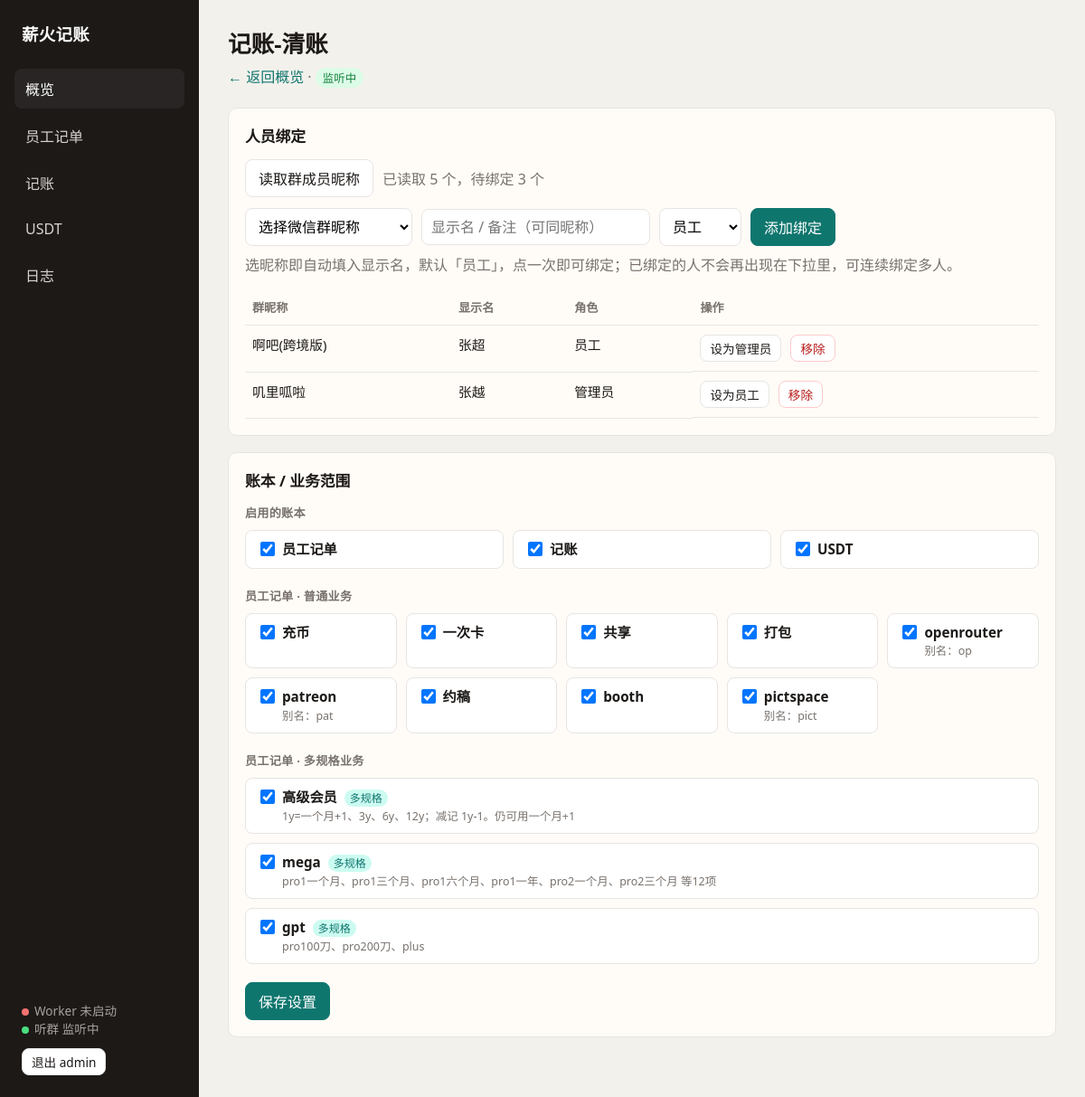
/panel/rooms/19/ (signed in), run on the app's committed database.
### apps/chatrooms/models.py (models this page shows, shortened)
class ChatRoom(models.Model):
    name = models.CharField("群名称", max_length=128, unique=True)
    alias = models.CharField("别名", max_length=128, blank=True, default="")
    enabled = models.BooleanField("启用监听", default=True)
    strict_prefix = models.BooleanField("严格前缀", default=True)
    default_currency = models.CharField(max_length=4, default="CNY")
    last_seen_at = models.DateTimeField(null=True, blank=True)
    created_at = models.DateTimeField(auto_now_add=True)
    updated_at = models.DateTimeField(auto_now=True)
    class Meta:
        verbose_name = "聊天群"
        verbose_name_plural = verbose_name

class SenderBinding(models.Model):
    class Role(models.TextChoices):
        STAFF = "staff", "员工"
        ADMIN = "admin", "管理员"
        FINANCE = "finance", "财务/组长"
    chat_room = models.ForeignKey(
        ChatRoom, on_delete=models.CASCADE, related_name="bindings"
    )
    sender_display_name = models.CharField("群内显示名", max_length=128)
    employee = models.ForeignKey(
        Employee, on_delete=models.CASCADE, related_name="bindings"
    )
    role = models.CharField(
        max_length=16, choices=Role.choices, default=Role.STAFF, verbose_name="本群角色"
    )
    valid_from = models.DateTimeField(null=True, blank=True)
    valid_to = models.DateTimeField(null=True, blank=True)
    active = models.BooleanField(default=True)
    created_at = models.DateTimeField(auto_now_add=True)
    class Meta:
        verbose_name = "发送人绑定"
        verbose_name_plural = verbose_name
        constraints = [
            models.UniqueConstraint(
                fields=["chat_room", "sender_display_name"],
                condition=models.Q(active=True),
                name="uniq_active_sender_binding",
            )
        ]

class Employee(models.Model):
    class Role(models.TextChoices):
        STAFF = "staff", "员工"
        ADMIN = "admin", "管理员"
        FINANCE = "finance", "财务/组长"
    employee_code = models.CharField("员工编号", max_length=32, unique=True)
    display_name = models.CharField("显示名", max_length=64)
    role = models.CharField(max_length=16, choices=Role.choices, default=Role.STAFF)
    enabled = models.BooleanField(default=True)
    created_at = models.DateTimeField(auto_now_add=True)
    updated_at = models.DateTimeField(auto_now=True)
    class Meta:
        verbose_name = "员工"
        verbose_name_plural = verbose_name

### apps/rules/models.py (models this page shows, shortened)
class StaffBizRoomScope(models.Model):
    chat_room = models.ForeignKey(
        "chatrooms.ChatRoom",
        on_delete=models.CASCADE,
        related_name="staff_biz_scopes",
        verbose_name="群",
    )
    biz_key = models.CharField("业务规范名", max_length=64, db_index=True)
    enabled = models.BooleanField("启用", default=True)
    created_at = models.DateTimeField(auto_now_add=True)
    updated_at = models.DateTimeField(auto_now=True)
    class Meta:
        verbose_name = "员工记单业务群绑定"
        verbose_name_plural = verbose_name
        constraints = [
            models.UniqueConstraint(
                fields=["chat_room", "biz_key"], name="uniq_staff_biz_room_scope"
            )
        ]
        ordering = ["chat_room_id", "biz_key"]

### apps/panel/views.py (the view)
# urls.py: path("rooms/<int:room_id>/", views.room_detail, name="room_detail"),
@login_required
def room_detail(request: HttpRequest, room_id: int) -> HttpResponse:
    from apps.chatrooms.models import ChatRoom
    from apps.panel import nick_store
    from apps.panel import services as svc
    room = get_object_or_404(ChatRoom, pk=room_id)
    settings_data = svc.load_room_settings(room.name)
    bindings = svc.list_bindings(room.name)
    all_nicks = nick_store.load_room_members(room.id)
    nicks = _unbound_nicks(all_nicks, bindings)
    return render(
        request,
        "panel/room_detail.html",
        _nav_ctx(
            room=room,
            bindings=bindings,
            settings=settings_data,
            nicks=nicks,
            nick_total=len(all_nicks),
        ),
    )

### apps/ledger/books.py (called while the page is built)
def _normalize_listening_names(listening_names: list[str] | None) -> list[str]:
    from gateway.chat_names import normalize_chat_name
    names: list[str] = []
    seen: set[str] = set()
    for raw in listening_names or []:
        name = normalize_chat_name(str(raw or "").strip()) or str(raw or "").strip()
        if not name or name in _SKIP_LISTEN_NAMES or name in seen:
            continue
        if "的聊天记录" in name or name.startswith("“") or name.startswith('"'):
            continue
        seen.add(name)
        names.append(name)
    return names

def _ensure_listening_rooms(listening_names: list[str] | None) -> list:
    from apps.chatrooms.models import ChatRoom
    rooms = []
    for name in _normalize_listening_names(listening_names):
        room, _ = ChatRoom.objects.get_or_create(
            name=name,
            defaults={
                "enabled": True,
                "strict_prefix": True,
                "alias": "听群同步",
            },
        )
        rooms.append(room)
    return rooms

### apps/ledger/staff_order_catalog.py (called while the page is built)
    @property
    def multi_sku(self) -> bool:
        return bool(self.skus)

    @property
    def label(self) -> str:
        if self.skus:
            preview = "、".join(self.skus[:4])
            more = f"…共{len(self.skus)}项" if len(self.skus) > 4 else ""
            return f"{self.key}｜多规格 {preview}{more}"
        if self.aliases:
            return f"{self.key}（{'、'.join(self.aliases)}）"
        return self.key

### apps/panel/nick_store.py (called while the page is built)
def _read() -> dict[str, list[str]]:
    try:
        if not _CACHE.exists():
            return {}
        raw = json.loads(_CACHE.read_text(encoding="utf-8"))
        if not isinstance(raw, dict):
            return {}
        out: dict[str, list[str]] = {}
        for k, v in raw.items():
            if isinstance(v, list):
                out[str(k)] = [str(x).strip() for x in v if str(x).strip()]
        return out
    except Exception:
        return {}

def load_room_members(room_id: int) -> list[str]:
    with _LOCK:
        data = _read()
    return list(data.get(str(int(room_id))) or [])

### apps/panel/services.py (called while the page is built, shortened)
def ensure_django() -> None:
    global _django_ready
    if _django_ready:
        return

### apps/panel/views.py (called while the page is built)
def _paused() -> bool:
    return PAUSE_FLAG.exists()

def _nav_ctx(**extra):
    ctx = {
        "paused": _paused(),
        "worker_running": _worker_running(),
        "book_labels": BOOK_LABELS,
    }
    ctx.update(extra)
    return ctx

### gateway/chat_names.py (called while the page is built)
def strip_member_count_suffix(name: str) -> str:
    return _MEMBER_COUNT_SUFFIX.sub("", (name or "").strip()).strip()

### templates/panel/room_detail.html (shortened to what this page needs)
{% extends "panel/base.html" %}
{% block content %}
<h1 class="page-title">{{ room.name }}</h1>
<p class="page-sub">
  <a href="{% url 'panel:home' %}">← 返回概览</a>
  ·
  <span class="badge {% if room.enabled %}on{% else %}off{% endif %}">{% if room.enabled %}监听中{% else %}已停用{% endif %}</span>
</p>
<div class="panel">
  <h2>人员绑定</h2>
  <div class="row" style="margin-bottom:12px">
    <form method="post" action="{% url 'panel:room_load_nicks' room.id %}">
      <button class="btn" type="submit">读取群成员昵称</button>
    </form>
    <span style="color:var(--muted)" id="nick-status">
      {% if nick_total %}已读取 {{ nick_total }} 个，待绑定 {{ nicks|length }} 个{% else %}请先读取群成员昵称{% endif %}
    </span>
  </div>
  <form method="post" action="{% url 'panel:binding_add' room.id %}" class="row" style="margin-bottom:16px" id="bind-form">
    <select name="nick" id="nick-select" required style="min-width:180px">
      <option value="">选择微信群昵称</option>
    </select>
    <input name="display" id="display-input" placeholder="显示名 / 备注（可同昵称）">
    <select name="role" id="role-select">
      <option value="staff">员工</option>
    </select>
    <button class="btn primary" type="submit" id="bind-submit">添加绑定</button>
  </form>
  <p class="muted" style="margin-top:-8px">选昵称即自动填入显示名，默认「员工」，点一次即可绑定；已绑定的人不会再出现在下拉里，可连续绑定多人。</p>
  <table>
    <thead><tr><th>群昵称</th><th>显示名</th><th>角色</th><th>操作</th></tr></thead>
    <tbody id="bind-tbody">
      {% for b in bindings %}
      <tr data-bind-id="{{ b.id }}">
        <td>{{ b.nick }}</td>
        <td>{{ b.display }}</td>
        <td>{{ b.role_label }}</td>
        <td class="row">
          <form method="post" action="{% url 'panel:binding_role' room.id %}">
            <button class="btn small" type="submit">设为{% if b.role == 'admin' %}员工{% else %}管理员{% endif %}</button>
          </form>
          <form method="post" action="{% url 'panel:binding_remove' room.id %}">
            <button class="btn small danger" type="submit">移除</button>
          </form>
        </td>
      </tr>
      {% empty %}
      <tr id="bind-empty"><td colspan="4">暂无绑定</td></tr>
      {% endfor %}
    </tbody>
  </table>
</div>
<div class="panel">
  <h2>账本 / 业务范围</h2>
  <form method="post" action="{% url 'panel:room_settings_save' room.id %}">
    <div class="settings-block">
      <div class="settings-label">启用的账本</div>
      <div class="check-grid check-grid-books">
        {% for b in settings.books %}
        <label class="check-item">
          <input type="checkbox" name="books" value="{{ b.book }}" {% if b.checked %}checked{% endif %}>
          <span class="check-text">
            <span class="check-title">{{ b.label }}</span>
          </span>
        </label>
        {% endfor %}
      </div>
    </div>
    <div class="settings-block">
      <div class="settings-label">员工记单 · 普通业务</div>
      <div class="check-grid check-grid-simple">
        {% for it in settings.biz_simple %}
        <label class="check-item">
          <input type="checkbox" name="biz_keys" value="{{ it.key }}" {% if it.checked %}checked{% endif %}>
          <span class="check-text">
            <span class="check-title">{{ it.title }}</span>
            {% if it.hint %}<span class="check-hint">{{ it.hint }}</span>{% endif %}
          </span>
        </label>
        {% empty %}
        <span class="check-empty">暂无</span>
        {% endfor %}
      </div>
    </div>
    <div class="settings-block">
      <div class="settings-label">员工记单 · 多规格业务</div>
      <div class="check-grid check-grid-multi">
        {% for it in settings.biz_multi %}
        <label class="check-item check-item-multi">
          <input type="checkbox" name="biz_keys" value="{{ it.key }}" {% if it.checked %}checked{% endif %}>
          <span class="check-text">
            <span class="check-title">{{ it.title }} <em>多规格</em></span>
            {% if it.hint %}<span class="check-hint">{{ it.hint }}</span>{% endif %}
          </span>
        </label>
        {% empty %}
        <span class="check-empty">暂无</span>
        {% endfor %}
      </div>
    </div>
    <button class="btn primary" type="submit">保存设置</button>
  </form>
</div>
{% endblock %}

### templates/panel/base.html (shortened to what this page needs)
{% load static %}
<!DOCTYPE html>
<html lang="zh-CN">
<head>
  <link rel="stylesheet" href="{% static 'panel/panel.css' %}">
</head>
<body>
{% if request.user.is_authenticated %}
<div class="layout">
  <aside class="nav">
    <div class="brand">薪火记账</div>
    <a href="{% url 'panel:home' %}" class="{% if request.resolver_match.url_name == 'home' or request.resolver_match.url_name == 'room_detail' %}active{% endif %}">概览</a>
    <a href="{% url 'panel:book' 'staff_order' %}" class="{% if book == 'staff_order' %}active{% endif %}">员工记单</a>
    <a href="{% url 'panel:book' 'ledger' %}" class="{% if book == 'ledger' %}active{% endif %}">记账</a>
    <a href="{% url 'panel:book' 'usdt' %}" class="{% if book == 'usdt' %}active{% endif %}">USDT</a>
    <a href="{% url 'panel:logs' %}" class="{% if request.resolver_match.url_name == 'logs' %}active{% endif %}">日志</a>
    <div class="meta">
      <div><span class="dot {% if worker_running %}on{% else %}off{% endif %}"></span>Worker {% if worker_running %}运行中{% else %}未启动{% endif %}</div>
      <div><span class="dot {% if not paused %}on{% else %}off{% endif %}"></span>听群 {% if paused %}已暂停{% else %}监听中{% endif %}</div>
      <form method="post" action="{% url 'panel:logout' %}" style="margin-top:12px">
        <button class="btn small" type="submit">退出 {{ request.user.username }}</button>
      </form>
    </div>
  </aside>
  <main class="main">
    {% block content %}{% endblock %}
  </main>
</div>
{% else %}
{% block body %}{% endblock %}
{% endif %}
</body>
</html>

### static/panel/panel.css (style rules this page uses)
:root { --bg: #f3f1ec; --surface: #fffcf7; --ink: #1c1917; --muted: #78716c; --line: #e7e5e4; --accent: #0f766e; --accent-2: #115e59; --danger: #b91c1c; --warn: #b45309; --ok: #15803d; --nav: #1c1917; --nav-text: #fafaf9; --radius: 10px; --font: "Segoe UI", "PingFang SC", "Microsoft YaHei", sans-serif; }
* { box-sizing: border-box; }
html, body { margin: 0; padding: 0; }
body { font-family: var(--font); background: var(--bg); color: var(--ink); min-height: 100vh; }
a { color: var(--accent); text-decoration: none; }
.layout { display: grid; grid-template-columns: 220px 1fr; min-height: 100vh; }
.nav { background: var(--nav); color: var(--nav-text); padding: 24px 16px; display: flex; flex-direction: column; gap: 8px; }
.nav .brand { font-size: 1.15rem; font-weight: 700; letter-spacing: 0.02em; margin-bottom: 18px; padding: 0 8px; }
.nav a { color: #d6d3d1; padding: 10px 12px; border-radius: 8px; text-decoration: none; }
.nav a:hover, .nav a.active { background: #292524; color: #fff; text-decoration: none; }
.nav .meta { margin-top: auto; padding: 12px 8px 0; font-size: 0.85rem; color: #a8a29e; }
.dot { display: inline-block; width: 8px; height: 8px; border-radius: 50%; margin-right: 6px; }
.dot.on { background: #4ade80; }
.dot.off { background: #f87171; }
.main { padding: 28px 32px 48px; }
.page-title { margin: 0 0 6px; font-size: 1.6rem; font-weight: 700; }
.page-sub { margin: 0 0 22px; color: var(--muted); }
.panel { background: var(--surface); border: 1px solid var(--line); border-radius: var(--radius); padding: 18px; margin-bottom: 18px; }
.panel h2 { margin: 0 0 14px; font-size: 1.05rem; }
.row { display: flex; flex-wrap: wrap; gap: 10px; align-items: center; }
.btn { appearance: none; border: 1px solid var(--line); background: #fff; color: var(--ink); border-radius: 8px; padding: 8px 14px; cursor: pointer; font: inherit; }
.btn.primary { background: var(--accent); border-color: var(--accent); color: #fff; }
.btn.danger { background: #fff; color: var(--danger); border-color: #fecaca; }
.btn.small { padding: 4px 10px; font-size: 0.85rem; }
input, select, textarea { font: inherit; border: 1px solid var(--line); border-radius: 8px; padding: 8px 10px; background: #fff; }
table { width: 100%; border-collapse: collapse; font-size: 0.92rem; }
th, td { text-align: left; padding: 10px 8px; border-bottom: 1px solid var(--line); vertical-align: top; }
th { color: var(--muted); font-weight: 600; font-size: 0.82rem; }
.badge { display: inline-block; padding: 2px 8px; border-radius: 999px; font-size: 0.78rem; background: #e7e5e4; }
.badge.on { background: #dcfce7; color: var(--ok); }
.settings-block { margin-bottom: 20px; }
.settings-label { font-size: 0.82rem; font-weight: 600; color: var(--muted); margin: 0 0 10px; letter-spacing: 0.02em; }
.check-grid { display: grid; gap: 10px; }
.check-grid-books { grid-template-columns: repeat(3, minmax(0, 1fr)); }
.check-grid-simple { grid-template-columns: repeat(auto-fill, minmax(148px, 1fr)); }
.check-grid-multi { grid-template-columns: 1fr; }
.check-item { display: grid; grid-template-columns: 18px minmax(0, 1fr); gap: 10px; align-items: start; margin: 0; padding: 10px 12px; border: 1px solid var(--line); border-radius: 8px; background: #fff; cursor: pointer; }
.check-item input { width: 16px; height: 16px; margin-top: 2px; }
.check-text { min-width: 0; display: flex; flex-direction: column; gap: 2px; }
.check-title { font-size: 0.95rem; font-weight: 600; line-height: 1.35; word-break: break-word; }
.check-title em { font-style: normal; font-weight: 500; font-size: 0.75rem; color: var(--accent); margin-left: 4px; padding: 1px 6px; border-radius: 999px; background: #ccfbf1; }
.check-hint { font-size: 0.78rem; color: var(--muted); line-height: 1.4; word-break: break-word; }
.check-item-multi .check-hint { display: -webkit-box; -webkit-line-clamp: 2; -webkit-box-orient: vertical; overflow: hidden; }
.muted { color: var(--muted); }

### data on the page
ChatRoom: name "记账-清账"
SenderBinding: nick "啊吧(跨境版)"
Employee: display "张超"
SenderBinding: nick "叽里呱啦"
Employee: display "张越"
StaffBizRoomScope: title "高级会员", hint "1y=一个月+1、3y、6y、12y；减记 1y-1。仍可用一个月+1"
StaffBizRoomScope: title "mega", hint "pro1一个月、pro1三个月、pro1六个月、pro1一年、pro2一个月、pro2三个月 等12项"
StaffBizRoomScope: title "gpt", hint "pro100刀、pro200刀、plus"

### other printed values
{{ request.user.username }} "admin"
{{ nick_total }} "5"
{{ nicks|length }} "3"
{{ b.role_label }} "员工" "管理员"
{{ b.label }} "员工记单" "记账" "USDT"
{{ it.title }} "充币" "一次卡" "共享" "打包" "openrouter" "patreon" "约稿" "booth" "pictspace"
{{ it.hint }} "别名：op" "别名：pat" "别名：pict"
